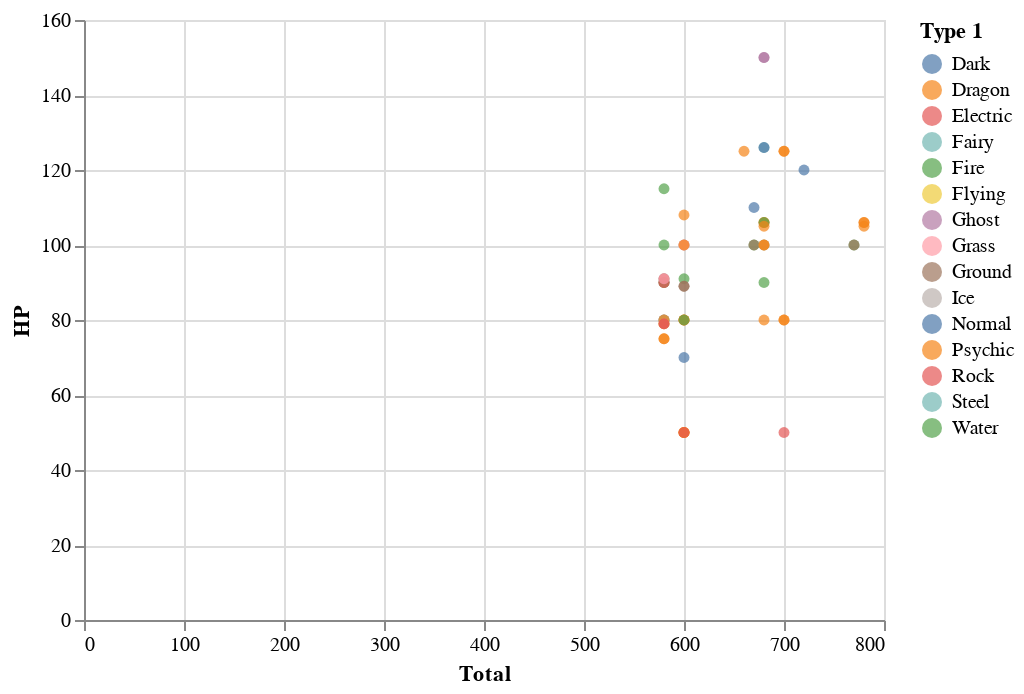

Here is the notebook cell this chart was saved with:
### Code cell
alt.Chart(legendary_pokemons).mark_circle().encode(
    x='Total',
    y='HP',
    color='Type 1',
    tooltip=['Name', 'Type 1', 'Type 2', 'Total', 'HP']
).interactive()

### Figure 1 — Vega-Lite specification as saved in the notebook (floating-point values rounded to 4 significant figures)
{"config": {"view": {"continuousWidth": 400, "continuousHeight": 300}}, "data": {"name": "data-784695d300f2690c5be73166ffd4311f"}, "mark": "circle", "encoding": {"color": {"field": "Type 1", "type": "nominal"}, "tooltip": [{"field": "Name", "type": "nominal"}, {"field": "Type 1", "type": "nominal"}, {"field": "Type 2", "type": "nominal"}, {"field": "Total", "type": "quantitative"}, {"field": "HP", "type": "quantitative"}], "x": {"field": "Total", "type": "quantitative"}, "y": {"field": "HP", "type": "quantitative"}}, "selection": {"selector001": {"type": "interval", "bind": "scales", "encodings": ["x", "y"]}}, "$schema": "https://vega.github.io/schema/vega-lite/v4.17.0.json", "datasets": {"data-784695d300f2690c5be73166ffd4311f": [{"#": 144, "Name": "Articuno", "Type 1": "Ice", "Type 2": "Flying", "Total": 580, "HP": 90, "Attack": 85, "Defense": 100, "Sp. Atk": 95, "Sp. Def": 125, "Speed": 85, "Generation": 1, "Legendary": true}, {"#": 145, "Name": "Zapdos", "Type 1": "Electric", "Type 2": "Flying", "Total": 580, "HP": 90, "Attack": 90, "Defense": 85, "Sp. Atk": 125, "Sp. Def": 90, "Speed": 100, "Generation": 1, "Legendary": true}, {"#": 146, "Name": "Moltres", "Type 1": "Fire", "Type 2": "Flying", "Total": 580, "HP": 90, "Attack": 100, "Defense": 90, "Sp. Atk": 125, "Sp. Def": 85, "Speed": 90, "Generation": 1, "Legendary": true}, {"#": 150, "Name": "Mewtwo", "Type 1": "Psychic", "Type 2": null, "Total": 680, "HP": 106, "Attack": 110, "Defense": 90, "Sp. Atk": 154, "Sp. Def": 90, "Speed": 130, "Generation": 1, "Legendary": true}, {"#": 150, "Name": "MewtwoMega Mewtwo X", "Type 1": "Psychic", "Type 2": "Fighting", "Total": 780, "HP": 106, "Attack": 190, "Defense": 100, "Sp. Atk": 154, "Sp. Def": 100, "Speed": 130, "Generation": 1, "Legendary": true}, {"#": 150, "Name": "MewtwoMega Mewtwo Y", "Type 1": "Psychic", "Type 2": null, "Total": 780, "HP": 106, "Attack": 150, "Defense": 70, "Sp. Atk": 194, "Sp. Def": 120, "Speed": 140, "Generation": 1, "Legendary": true}, {"#": 243, "Name": "Raikou", "Type 1": "Electric", "Type 2": null, "Total": 580, "HP": 90, "Attack": 85, "Defense": 75, "Sp. Atk": 115, "Sp. Def": 100, "Speed": 115, "Generation": 2, "Legendary": true}, {"#": 244, "Name": "Entei", "Type 1": "Fire", "Type 2": null, "Total": 580, "HP": 115, "Attack": 115, "Defense": 85, "Sp. Atk": 90, "Sp. Def": 75, "Speed": 100, "Generation": 2, "Legendary": true}, {"#": 245, "Name": "Suicune", "Type 1": "Water", "Type 2": null, "Total": 580, "HP": 100, "Attack": 75, "Defense": 115, "Sp. Atk": 90, "Sp. Def": 115, "Speed": 85, "Generation": 2, "Legendary": true}, {"#": 249, "Name": "Lugia", "Type 1": "Psychic", "Type 2": "Flying", "Total": 680, "HP": 106, "Attack": 90, "Defense": 130, "Sp. Atk": 90, "Sp. Def": 154, "Speed": 110, "Generation": 2, "Legendary": true}, {"#": 250, "Name": "Ho-oh", "Type 1": "Fire", "Type 2": "Flying", "Total": 680, "HP": 106, "Attack": 130, "Defense": 90, "Sp. Atk": 110, "Sp. Def": 154, "Speed": 90, "Generation": 2, "Legendary": true}, {"#": 377, "Name": "Regirock", "Type 1": "Rock", "Type 2": null, "Total": 580, "HP": 80, "Attack": 100, "Defense": 200, "Sp. Atk": 50, "Sp. Def": 100, "Speed": 50, "Generation": 3, "Legendary": true}, {"#": 378, "Name": "Regice", "Type 1": "Ice", "Type 2": null, "Total": 580, "HP": 80, "Attack": 50, "Defense": 100, "Sp. Atk": 100, "Sp. Def": 200, "Speed": 50, "Generation": 3, "Legendary": true}, {"#": 379, "Name": "Registeel", "Type 1": "Steel", "Type 2": null, "Total": 580, "HP": 80, "Attack": 75, "Defense": 150, "Sp. Atk": 75, "Sp. Def": 150, "Speed": 50, "Generation": 3, "Legendary": true}, {"#": 380, "Name": "Latias", "Type 1": "Dragon", "Type 2": "Psychic", "Total": 600, "HP": 80, "Attack": 80, "Defense": 90, "Sp. Atk": 110, "Sp. Def": 130, "Speed": 110, "Generation": 3, "Legendary": true}, {"#": 380, "Name": "LatiasMega Latias", "Type 1": "Dragon", "Type 2": "Psychic", "Total": 700, "HP": 80, "Attack": 100, "Defense": 120, "Sp. Atk": 140, "Sp. Def": 150, "Speed": 110, "Generation": 3, "Legendary": true}, {"#": 381, "Name": "Latios", "Type 1": "Dragon", "Type 2": "Psychic", "Total": 600, "HP": 80, "Attack": 90, "Defense": 80, "Sp. Atk": 130, "Sp. Def": 110, "Speed": 110, "Generation": 3, "Legendary": true}, {"#": 381, "Name": "LatiosMega Latios", "Type 1": "Dragon", "Type 2": "Psychic", "Total": 700, "HP": 80, "Attack": 130, "Defense": 100, "Sp. Atk": 160, "Sp. Def": 120, "Speed": 110, "Generation": 3, "Legendary": true}, {"#": 382, "Name": "Kyogre", "Type 1": "Water", "Type 2": null, "Total": 670, "HP": 100, "Attack": 100, "Defense": 90, "Sp. Atk": 150, "Sp. Def": 140, "Speed": 90, "Generation": 3, "Legendary": true}, {"#": 382, "Name": "KyogrePrimal Kyogre", "Type 1": "Water", "Type 2": null, "Total": 770, "HP": 100, "Attack": 150, "Defense": 90, "Sp. Atk": 180, "Sp. Def": 160, "Speed": 90, "Generation": 3, "Legendary": true}, {"#": 383, "Name": "Groudon", "Type 1": "Ground", "Type 2": null, "Total": 670, "HP": 100, "Attack": 150, "Defense": 140, "Sp. Atk": 100, "Sp. Def": 90, "Speed": 90, "Generation": 3, "Legendary": true}, {"#": 383, "Name": "GroudonPrimal Groudon", "Type 1": "Ground", "Type 2": "Fire", "Total": 770, "HP": 100, "Attack": 180, "Defense": 160, "Sp. Atk": 150, "Sp. Def": 90, "Speed": 90, "Generation": 3, "Legendary": true}, {"#": 384, "Name": "Rayquaza", "Type 1": "Dragon", "Type 2": "Flying", "Total": 680, "HP": 105, "Attack": 150, "Defense": 90, "Sp. Atk": 150, "Sp. Def": 90, "Speed": 95, "Generation": 3, "Legendary": true}, {"#": 384, "Name": "RayquazaMega Rayquaza", "Type 1": "Dragon", "Type 2": "Flying", "Total": 780, "HP": 105, "Attack": 180, "Defense": 100, "Sp. Atk": 180, "Sp. Def": 100, "Speed": 115, "Generation": 3, "Legendary": true}, {"#": 385, "Name": "Jirachi", "Type 1": "Steel", "Type 2": "Psychic", "Total": 600, "HP": 100, "Attack": 100, "Defense": 100, "Sp. Atk": 100, "Sp. Def": 100, "Speed": 100, "Generation": 3, "Legendary": true}, {"#": 386, "Name": "DeoxysNormal Forme", "Type 1": "Psychic", "Type 2": null, "Total": 600, "HP": 50, "Attack": 150, "Defense": 50, "Sp. Atk": 150, "Sp. Def": 50, "Speed": 150, "Generation": 3, "Legendary": true}, {"#": 386, "Name": "DeoxysAttack Forme", "Type 1": "Psychic", "Type 2": null, "Total": 600, "HP": 50, "Attack": 180, "Defense": 20, "Sp. Atk": 180, "Sp. Def": 20, "Speed": 150, "Generation": 3, "Legendary": true}, {"#": 386, "Name": "DeoxysDefense Forme", "Type 1": "Psychic", "Type 2": null, "Total": 600, "HP": 50, "Attack": 70, "Defense": 160, "Sp. Atk": 70, "Sp. Def": 160, "Speed": 90, "Generation": 3, "Legendary": true}, {"#": 386, "Name": "DeoxysSpeed Forme", "Type 1": "Psychic", "Type 2": null, "Total": 600, "HP": 50, "Attack": 95, "Defense": 90, "Sp. Atk": 95, "Sp. Def": 90, "Speed": 180, "Generation": 3, "Legendary": true}, {"#": 480, "Name": "Uxie", "Type 1": "Psychic", "Type 2": null, "Total": 580, "HP": 75, "Attack": 75, "Defense": 130, "Sp. Atk": 75, "Sp. Def": 130, "Speed": 95, "Generation": 4, "Legendary": true}, {"#": 481, "Name": "Mesprit", "Type 1": "Psychic", "Type 2": null, "Total": 580, "HP": 80, "Attack": 105, "Defense": 105, "Sp. Atk": 105, "Sp. Def": 105, "Speed": 80, "Generation": 4, "Legendary": true}, {"#": 482, "Name": "Azelf", "Type 1": "Psychic", "Type 2": null, "Total": 580, "HP": 75, "Attack": 125, "Defense": 70, "Sp. Atk": 125, "Sp. Def": 70, "Speed": 115, "Generation": 4, "Legendary": true}, {"#": 483, "Name": "Dialga", "Type 1": "Steel", "Type 2": "Dragon", "Total": 680, "HP": 100, "Attack": 120, "Defense": 120, "Sp. Atk": 150, "Sp. Def": 100, "Speed": 90, "Generation": 4, "Legendary": true}, {"#": 484, "Name": "Palkia", "Type 1": "Water", "Type 2": "Dragon", "Total": 680, "HP": 90, "Attack": 120, "Defense": 100, "Sp. Atk": 150, "Sp. Def": 120, "Speed": 100, "Generation": 4, "Legendary": true}, {"#": 485, "Name": "Heatran", "Type 1": "Fire", "Type 2": "Steel", "Total": 600, "HP": 91, "Attack": 90, "Defense": 106, "Sp. Atk": 130, "Sp. Def": 106, "Speed": 77, "Generation": 4, "Legendary": true}, {"#": 486, "Name": "Regigigas", "Type 1": "Normal", "Type 2": null, "Total": 670, "HP": 110, "Attack": 160, "Defense": 110, "Sp. Atk": 80, "Sp. Def": 110, "Speed": 100, "Generation": 4, "Legendary": true}, {"#": 487, "Name": "GiratinaAltered Forme", "Type 1": "Ghost", "Type 2": "Dragon", "Total": 680, "HP": 150, "Attack": 100, "Defense": 120, "Sp. Atk": 100, "Sp. Def": 120, "Speed": 90, "Generation": 4, "Legendary": true}, {"#": 487, "Name": "GiratinaOrigin Forme", "Type 1": "Ghost", "Type 2": "Dragon", "Total": 680, "HP": 150, "Attack": 120, "Defense": 100, "Sp. Atk": 120, "Sp. Def": 100, "Speed": 90, "Generation": 4, "Legendary": true}, {"#": 491, "Name": "Darkrai", "Type 1": "Dark", "Type 2": null, "Total": 600, "HP": 70, "Attack": 90, "Defense": 90, "Sp. Atk": 135, "Sp. Def": 90, "Speed": 125, "Generation": 4, "Legendary": true}, {"#": 492, "Name": "ShayminLand Forme", "Type 1": "Grass", "Type 2": null, "Total": 600, "HP": 100, "Attack": 100, "Defense": 100, "Sp. Atk": 100, "Sp. Def": 100, "Speed": 100, "Generation": 4, "Legendary": true}, {"#": 492, "Name": "ShayminSky Forme", "Type 1": "Grass", "Type 2": "Flying", "Total": 600, "HP": 100, "Attack": 103, "Defense": 75, "Sp. Atk": 120, "Sp. Def": 75, "Speed": 127, "Generation": 4, "Legendary": true}, {"#": 493, "Name": "Arceus", "Type 1": "Normal", "Type 2": null, "Total": 720, "HP": 120, "Attack": 120, "Defense": 120, "Sp. Atk": 120, "Sp. Def": 120, "Speed": 120, "Generation": 4, "Legendary": true}, {"#": 494, "Name": "Victini", "Type 1": "Psychic", "Type 2": "Fire", "Total": 600, "HP": 100, "Attack": 100, "Defense": 100, "Sp. Atk": 100, "Sp. Def": 100, "Speed": 100, "Generation": 5, "Legendary": true}, {"#": 638, "Name": "Cobalion", "Type 1": "Steel", "Type 2": "Fighting", "Total": 580, "HP": 91, "Attack": 90, "Defense": 129, "Sp. Atk": 90, "Sp. Def": 72, "Speed": 108, "Generation": 5, "Legendary": true}, {"#": 639, "Name": "Terrakion", "Type 1": "Rock", "Type 2": "Fighting", "Total": 580, "HP": 91, "Attack": 129, "Defense": 90, "Sp. Atk": 72, "Sp. Def": 90, "Speed": 108, "Generation": 5, "Legendary": true}, {"#": 640, "Name": "Virizion", "Type 1": "Grass", "Type 2": "Fighting", "Total": 580, "HP": 91, "Attack": 90, "Defense": 72, "Sp. Atk": 90, "Sp. Def": 129, "Speed": 108, "Generation": 5, "Legendary": true}, {"#": 641, "Name": "TornadusIncarnate Forme", "Type 1": "Flying", "Type 2": null, "Total": 580, "HP": 79, "Attack": 115, "Defense": 70, "Sp. Atk": 125, "Sp. Def": 80, "Speed": 111, "Generation": 5, "Legendary": true}, {"#": 641, "Name": "TornadusTherian Forme", "Type 1": "Flying", "Type 2": null, "Total": 580, "HP": 79, "Attack": 100, "Defense": 80, "Sp. Atk": 110, "Sp. Def": 90, "Speed": 121, "Generation": 5, "Legendary": true}, {"#": 642, "Name": "ThundurusIncarnate Forme", "Type 1": "Electric", "Type 2": "Flying", "Total": 580, "HP": 79, "Attack": 115, "Defense": 70, "Sp. Atk": 125, "Sp. Def": 80, "Speed": 111, "Generation": 5, "Legendary": true}, {"#": 642, "Name": "ThundurusTherian Forme", "Type 1": "Electric", "Type 2": "Flying", "Total": 580, "HP": 79, "Attack": 105, "Defense": 70, "Sp. Atk": 145, "Sp. Def": 80, "Speed": 101, "Generation": 5, "Legendary": true}, {"#": 643, "Name": "Reshiram", "Type 1": "Dragon", "Type 2": "Fire", "Total": 680, "HP": 100, "Attack": 120, "Defense": 100, "Sp. Atk": 150, "Sp. Def": 120, "Speed": 90, "Generation": 5, "Legendary": true}, {"#": 644, "Name": "Zekrom", "Type 1": "Dragon", "Type 2": "Electric", "Total": 680, "HP": 100, "Attack": 150, "Defense": 120, "Sp. Atk": 120, "Sp. Def": 100, "Speed": 90, "Generation": 5, "Legendary": true}, {"#": 645, "Name": "LandorusIncarnate Forme", "Type 1": "Ground", "Type 2": "Flying", "Total": 600, "HP": 89, "Attack": 125, "Defense": 90, "Sp. Atk": 115, "Sp. Def": 80, "Speed": 101, "Generation": 5, "Legendary": true}, {"#": 645, "Name": "LandorusTherian Forme", "Type 1": "Ground", "Type 2": "Flying", "Total": 600, "HP": 89, "Attack": 145, "Defense": 90, "Sp. Atk": 105, "Sp. Def": 80, "Speed": 91, "Generation": 5, "Legendary": true}, {"#": 646, "Name": "Kyurem", "Type 1": "Dragon", "Type 2": "Ice", "Total": 660, "HP": 125, "Attack": 130, "Defense": 90, "Sp. Atk": 130, "Sp. Def": 90, "Speed": 95, "Generation": 5, "Legendary": true}, {"#": 646, "Name": "KyuremBlack Kyurem", "Type 1": "Dragon", "Type 2": "Ice", "Total": 700, "HP": 125, "Attack": 170, "Defense": 100, "Sp. Atk": 120, "Sp. Def": 90, "Speed": 95, "Generation": 5, "Legendary": true}, {"#": 646, "Name": "KyuremWhite Kyurem", "Type 1": "Dragon", "Type 2": "Ice", "Total": 700, "HP": 125, "Attack": 120, "Defense": 90, "Sp. Atk": 170, "Sp. Def": 100, "Speed": 95, "Generation": 5, "Legendary": true}, {"#": 716, "Name": "Xerneas", "Type 1": "Fairy", "Type 2": null, "Total": 680, "HP": 126, "Attack": 131, "Defense": 95, "Sp. Atk": 131, "Sp. Def": 98, "Speed": 99, "Generation": 6, "Legendary": true}, {"#": 717, "Name": "Yveltal", "Type 1": "Dark", "Type 2": "Flying", "Total": 680, "HP": 126, "Attack": 131, "Defense": 95, "Sp. Atk": 131, "Sp. Def": 98, "Speed": 99, "Generation": 6, "Legendary": true}, {"#": 718, "Name": "Zygarde50% Forme", "Type 1": "Dragon", "Type 2": "Ground", "Total": 600, "HP": 108, "Attack": 100, "Defense": 121, "Sp. Atk": 81, "Sp. Def": 95, "Speed": 95, "Generation": 6, "Legendary": true}, {"#": 719, "Name": "Diancie", "Type 1": "Rock", "Type 2": "Fairy", "Total": 600, "HP": 50, "Attack": 100, "Defense": 150, "Sp. Atk": 100, "Sp. Def": 150, "Speed": 50, "Generation": 6, "Legendary": true}, {"#": 719, "Name": "DiancieMega Diancie", "Type 1": "Rock", "Type 2": "Fairy", "Total": 700, "HP": 50, "Attack": 160, "Defense": 110, "Sp. Atk": 160, "Sp. Def": 110, "Speed": 110, "Generation": 6, "Legendary": true}, {"#": 720, "Name": "HoopaHoopa Confined", "Type 1": "Psychic", "Type 2": "Ghost", "Total": 600, "HP": 80, "Attack": 110, "Defense": 60, "Sp. Atk": 150, "Sp. Def": 130, "Speed": 70, "Generation": 6, "Legendary": true}, {"#": 720, "Name": "HoopaHoopa Unbound", "Type 1": "Psychic", "Type 2": "Dark", "Total": 680, "HP": 80, "Attack": 160, "Defense": 60, "Sp. Atk": 170, "Sp. Def": 130, "Speed": 80, "Generation": 6, "Legendary": true}, {"#": 721, "Name": "Volcanion", "Type 1": "Fire", "Type 2": "Water", "Total": 600, "HP": 80, "Attack": 110, "Defense": 120, "Sp. Atk": 130, "Sp. Def": 90, "Speed": 70, "Generation": 6, "Legendary": true}]}}
